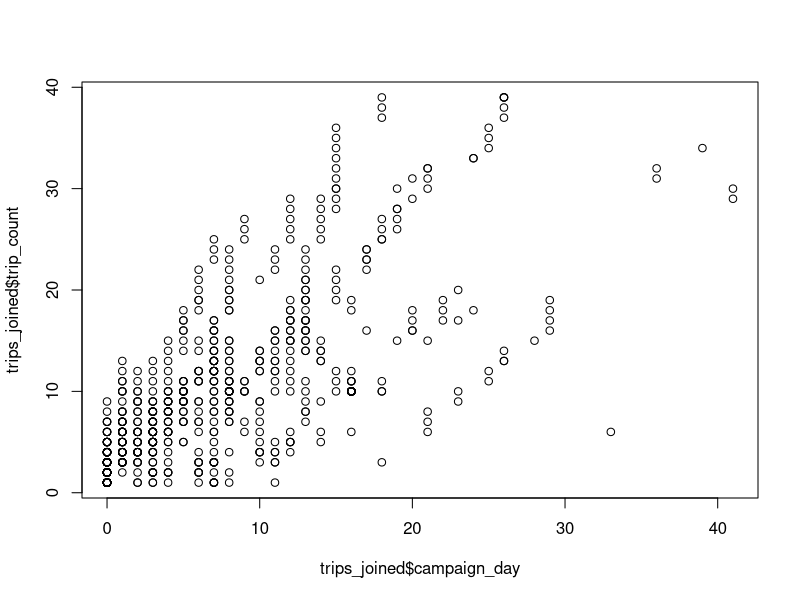

Here is the R script that generated this plot: (Note: this script raises an error after producing the figure.)

table_participants = read.csv('data/Cyclist_Experiment.csv')
table_trips = read.csv('data/Cyclist_Trip.csv', sep = '\t')

trips_joined = merge(table_participants,table_trips)

trips_device = subset(trips_joined, device == "14571aeb92ef00fd")
trips_device = trips_device[order(as.numeric(trips_device$trip_count)),]
trips_device_1 = subset(trips_joined, device == "14a96735022e788e")
trips_device_1 = trips_device_1[order(as.numeric(trips_device_1$trip_count)),]

trips_joined$campaign_day = as.Date(trips_joined$X_created_at) - as.Date(trips_joined$questionnaire1)

plot (trips_joined$campaign_day, trips_joined$trip_count)
plot (trips_device$campaign_day, trips_device$trip_count)
plot (trips_device$campaign_day, trips_device$trip_count, type = 'n')
lines(trips_device$campaign_day, trips_device$trip_count)
lines(trips_device_1$campaign_day, trips_device_1$trip_count)
